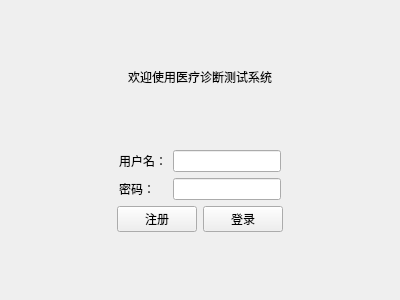
<?xml version="1.0" encoding="UTF-8"?>
<ui version="4.0">
 <class>LoginView</class>
 <widget class="QWidget" name="LoginView">
  <property name="geometry">
   <rect>
    <x>0</x>
    <y>0</y>
    <width>400</width>
    <height>300</height>
   </rect>
  </property>
  <property name="windowTitle">
   <string>登录</string>
  </property>
  <layout class="QVBoxLayout" name="verticalLayout">
   <item>
    <spacer name="verticalSpacer">
     <property name="orientation">
      <enum>Qt::Orientation::Vertical</enum>
     </property>
     <property name="sizeHint" stdset="0">
      <size>
       <width>20</width>
       <height>41</height>
      </size>
     </property>
    </spacer>
   </item>
   <item>
    <widget class="QLabel" name="label">
     <property name="text">
      <string>欢迎使用医疗诊断测试系统</string>
     </property>
     <property name="alignment">
      <set>Qt::AlignmentFlag::AlignCenter</set>
     </property>
    </widget>
   </item>
   <item>
    <spacer name="verticalSpacer_2">
     <property name="orientation">
      <enum>Qt::Orientation::Vertical</enum>
     </property>
     <property name="sizeHint" stdset="0">
      <size>
       <width>20</width>
       <height>40</height>
      </size>
     </property>
    </spacer>
   </item>
   <item>
    <layout class="QHBoxLayout" name="horizontalLayout_2">
     <item>
      <spacer name="horizontalSpacer">
       <property name="orientation">
        <enum>Qt::Orientation::Horizontal</enum>
       </property>
       <property name="sizeHint" stdset="0">
        <size>
         <width>40</width>
         <height>20</height>
        </size>
       </property>
      </spacer>
     </item>
     <item>
      <layout class="QFormLayout" name="formLayout">
       <item row="0" column="0">
        <widget class="QLabel" name="label_2">
         <property name="text">
          <string>用户名：</string>
         </property>
        </widget>
       </item>
       <item row="1" column="0">
        <widget class="QLabel" name="label_3">
         <property name="text">
          <string>密码：</string>
         </property>
        </widget>
       </item>
       <item row="1" column="1">
        <widget class="QLineEdit" name="inputUserPassword">
         <property name="echoMode">
          <enum>QLineEdit::EchoMode::Password</enum>
         </property>
        </widget>
       </item>
       <item row="0" column="1">
        <widget class="QLineEdit" name="inputUserName"/>
       </item>
      </layout>
     </item>
     <item>
      <spacer name="horizontalSpacer_2">
       <property name="orientation">
        <enum>Qt::Orientation::Horizontal</enum>
       </property>
       <property name="sizeHint" stdset="0">
        <size>
         <width>40</width>
         <height>20</height>
        </size>
       </property>
      </spacer>
     </item>
    </layout>
   </item>
   <item>
    <layout class="QHBoxLayout" name="horizontalLayout_3">
     <item>
      <spacer name="horizontalSpacer_3">
       <property name="orientation">
        <enum>Qt::Orientation::Horizontal</enum>
       </property>
       <property name="sizeHint" stdset="0">
        <size>
         <width>40</width>
         <height>20</height>
        </size>
       </property>
      </spacer>
     </item>
     <item>
      <layout class="QHBoxLayout" name="horizontalLayout">
       <item>
        <widget class="QPushButton" name="btSignUp">
         <property name="text">
          <string>注册</string>
         </property>
        </widget>
       </item>
       <item>
        <widget class="QPushButton" name="btSignin">
         <property name="text">
          <string>登录</string>
         </property>
        </widget>
       </item>
      </layout>
     </item>
     <item>
      <spacer name="horizontalSpacer_4">
       <property name="orientation">
        <enum>Qt::Orientation::Horizontal</enum>
       </property>
       <property name="sizeHint" stdset="0">
        <size>
         <width>40</width>
         <height>20</height>
        </size>
       </property>
      </spacer>
     </item>
    </layout>
   </item>
   <item>
    <spacer name="verticalSpacer_3">
     <property name="orientation">
      <enum>Qt::Orientation::Vertical</enum>
     </property>
     <property name="sizeHint" stdset="0">
      <size>
       <width>20</width>
       <height>41</height>
      </size>
     </property>
    </spacer>
   </item>
  </layout>
 </widget>
 <resources/>
 <connections/>
</ui>
